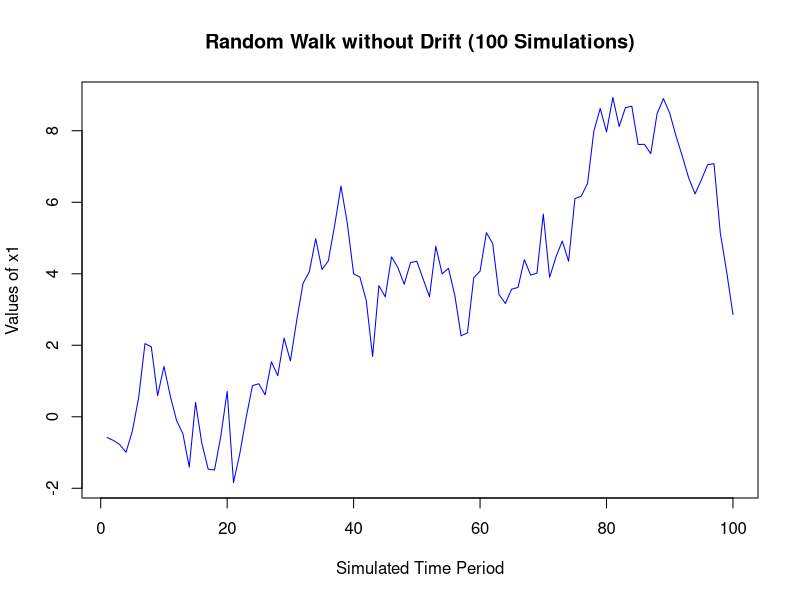
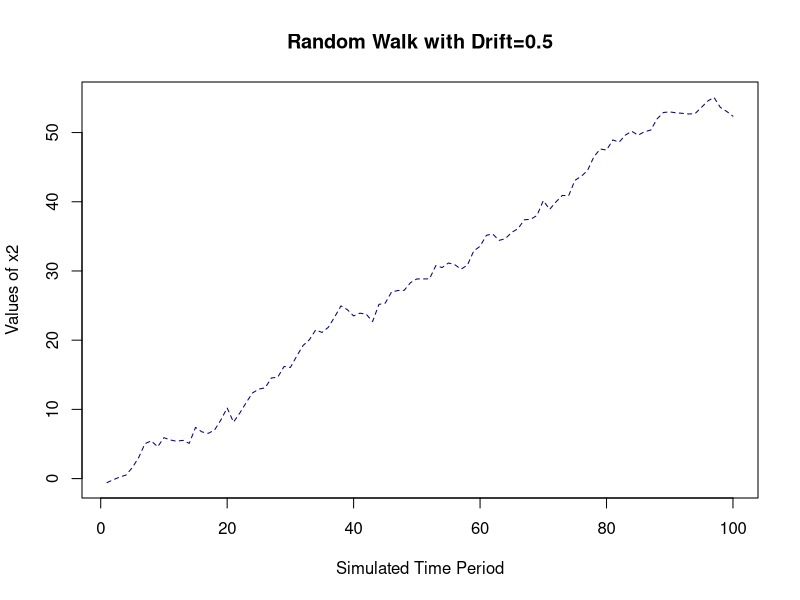
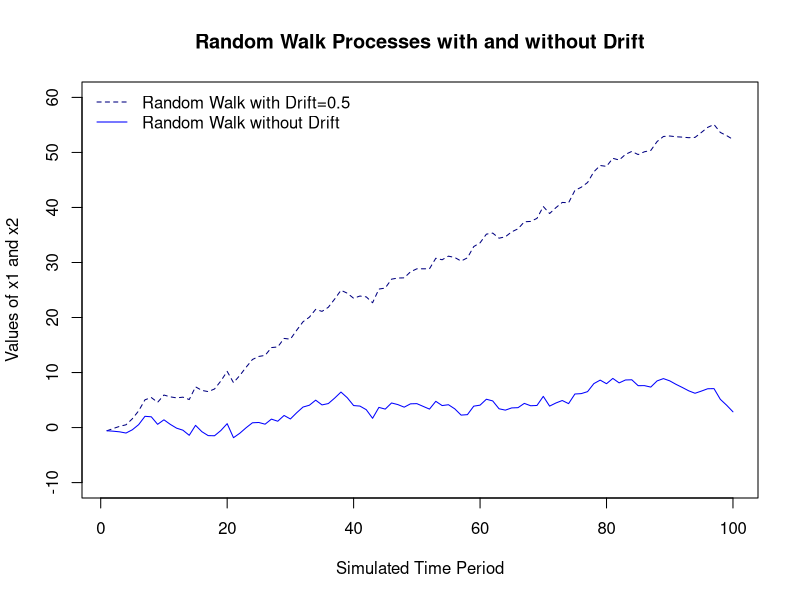

These figures' R source, in order: (Note: this script raises an error after producing the figures.)
#####################################################################
# Directory         : C:/Users/K/z_Teach/MIDS_AdvStat/pgms
# Program Name      : tsa5.R
# Original Developer: Jeffrey Yau
# Last Updated by   : Jeffrey Yau
# Last Updated      : 5/5/2015
# -------------------------------------------------------------------
# Main Topics Covered:
#
# 1. Random walks
# 2. ARIMA models in-depth Discussion
#    a. Simulation of a series of ARIMA model (manually)
#    b. Examine the empirical patterns of these models
#    c. Examine the ACF and PACF of AR-generated realizations
#    d. Model estimation
#    e. Model diagnostics using estimated residuals 
#    f. Forecasting
#    g. Forecast Evaluation
#####################################################################

#####################################################################
# Setup

# Set working directory
setwd("C:/Users/K/z_Teach/MIDS_AdvStat/pgms")
getwd()

# Set Numeric Value Display
# See reference from https://stat.ethz.ch/R-manual/R-devel/library/base/html/options.html
options(digits=2) # Set the printed number of digits to 2. Note: It is a suggestion only. Default is 7. 
#options("scipen" = 10)

# Set memory limit
memory.limit(50000000)

# Remove all the existing variables in the working directory
rm(list=ls())
ls()

# Type "Ctrl+L" to clear the console 

################################################################
# Load Libraries

require(forecast)

################################################################

################################################################
# Recap:
# Remember that classical regression is insufficient for
# explaining all of the interesting dynamics of a time
# series, meaning that there could be additional 
# structure of the data that is not captured.
#
# Introducing correlation through lagged linear relations with
# a series' past values and white noises leads to the ARMA models
# introduced in the last 2 lectures, starting with AR and MA models
# separately. Recall that to achieve the principle of parsimony, 
# however, a lower order ARMA model is better than AR and MA models.
# 
# It is important to keep in mind that for practical purposes,
# this class of models applies only to stationary processes, leading
# to the class of Autoregressive Integrated Moving Average (ARIMA)
# models, popularized by Box and Jenkins (1970). This class of 
# models, when combining with techniques to account for trends 
# and cyclicality, can accomodate a wide range of non-stationary
# time series. In fact, we will discuss how to use the Box-Jenkins
# approachto build ARIMA models.
#
# We will continue to use the arima() function to model 
# ARIMA models, including those with seasonal components
# (i.e. Seasonal ARIMA models)
# 
# Remember that non-stationarity often comes in several forms:
# trend, seasonality, and time-varying variance. ARIMA models
# can be used to "account for" trend and seasonality. However,
# it still assumes a constant (unconditional and conditional) variance.
# To model conditional heteroskedasticity, we will use the 
# Generalized Autoregressive Conditional Heteroskedasticity (GARCH)
# models, which we will study in the next lecture.
################################################################


################################################################
## ARIMA Models: Quantitative Analysis

# ---------------
#  1. Simulation
# ---------------
set.seed(898) # Set the simulation to use the same random number sequence
# for all of the simluation to ensure that difference
# in results is not due to difference in the random
# number sequences generated

# To simulate an ARMA model, we will use the function arima.sim
#
# arima.sim(model, n, rand.gen = rnorm, innov = rand.gen(n, ...),
#          n.start = NA, start.innov = rand.gen(n.start, ...),
#          ...)

# For our purpose, we will specify 
#    (1) the length of the simulated series (n) 
#    (2) the orders of autoregressive and moving average parameters (model)
#
# In simulation, it is very important to keep in mind
# the distribution from which the random numbers are drawn. ALWAYS CHECK
# WHAT THE DEFAULT OPTION PROVIDES, AND DO NOT ALWAYS
# JUST ACCEPT THE DEFAULT OPTION AVAILABLE. The default random
# number generator in the arima.sim() function draws from a normal(0,1)
# distribution. Because ARMA models use indepedent Gaussian white noise,
# we will use the default random number generation option. We will
# also need to specify 

# Remember that when using arima.sim(), the underlying ARIMA model
# be modeled uses the arima() function. The default option for an ARMA model
# (i.e. arima(p,d=0,q)), assumes the series is demeaned
# (i.e. include.mean is true). So, the formula applies to x-m rather than x.
#
# For ARIMA models (i.e. arima(p,d<>0,q)), the differenced series follows a
# zero-mean ARMA model.

##################################################################
# Simulation of Random Walk

# Random Walk without Drift
set.seed(898)
x1 <- w <- rnorm(100)
for (i in 2:100) x1[i] <- x1[i-1] + w[i]
  str(x1)
  str(w)
  head(cbind(x1,w),20)
  summary(x1)
plot.ts(x1, main="Random Walk without Drift (100 Simulations)", 
        col="blue", xlab="Simulated Time Period",
        ylab="Values of x1")

# Random Walk with Drift
x2 <- w
  head(cbind(x2,w),20)
drift <- 0.5
for (i in 2:100) x2[i] <- drift + x2[i-1] + w[i]
  head(cbind(x2,w), 20)
  summary(x2)
plot.ts(x2, main="Random Walk with Drift=0.5",
        col="navy", lty=2, 
        xlab="Simulated Time Period",
        ylab="Values of x2")


# Overlaid one graph on the other
plot.ts(x2, main="Random Walk Processes with and without Drift",
        col="navy", lty=2, ylim=c(-10,60),
        xlab="Simulated Time Period",
        ylab="Values of x1 and x2")
lines(x1, col="blue")
leg.txt <- c("Random Walk with Drift=0.5", "Random Walk without Drift")
legend("topleft", legend=leg.txt, lty=c(2,1), col=c("navy","blue"),
       bty='n', cex=1)


##################################################################
# Part 2: ARIMA models
# ----------------------------------------------------------------

rm(list=ls())
ls()

# (example from the book, pp. 131):
set.seed(898)
x1 <- w <- rnorm(100)
for (i in 3:100) x1[i] <- 0.5*x1[i-1] + x1[i-1] - 0.5*x1[i-2] + w[i] + 0.3*w[i-1]

  str(x1)
  summary(x1)
  length(x1)

png("C:/Users/K/z_Teach/MIDS_AdvStat/notes/sim_series1.jpg", width=400, height=350)
par(mfrow=c(3,2))
  plot.ts(x1); title("Fig 1: Simulated Series")
  plot.ts(diff(x1)); title("Fig 2: First Difference of the Simulated Series")
  acf(x1, main=""); title("Fig 3: ACF of the Simulated Series")
  acf(diff(x1), main=""); title("Fig 4: ACF of the Differenced Simulated Series")
  pacf(x1, main=""); title("Fig 5: PACF of the Simulated Series")
  pacf(diff(x1), main=""); title("Fig 6: PACF of the Differenced Simulated Series")
dev.off()

# Estimation: Estimate the simulated series
    fit1 <- arima(x1, order=c(1,1,1)) #ARIMA(p=1, d=1, q=1)
    summary(fit1)

    #fit1b <- arima(diff(x1), order=c(1,0,1))
    #summary(fit1b)
    #
    #x1c <- x1
    #for (i in 3:1000) x1c[i] <- 0.5*x1c[i-1] + w[i] + 0.3*w[i-1]
    #fit1c <- arima(x1c, order=c(1,1,1))
    #summary(fit1c)

# Model Diagnostics: Residuals
  summary(fit1$resid)
  Box.test(fit1$resid, type="Ljung-Box")

  par(mfrow=c(2,2))
  plot(fit1$resid, col="blue", main="Residual Series")
  hist(fit1$resid, col="gray", main="Residuals")
  acf(fit1$resid , ylim=c(-0.4,1), main="ACF: Residual Series")
  pacf(fit1$resid, ylim=c(-0.4,1), main="PACF: Residual Series")

# Model Performance Evaluation: In-Sample Fit

  df <- data.frame(cbind(x1,fitted(fit1),fit1$resid ))
  class(df)  
  stargazer(df, type="text", title="Descriptive Stat", digits=1)

  summary(x1)
  summary(fit1$resid)
  par(mfrow=c(1,1))
  plot.ts(x1, col="navy", 
        main="ARMA Simulated vs a ARIMA Estimated Series with Resdiauls",
        ylab="Original and Estimated Values",
        ylim=c(-5,30), pch=1, lty=2)
  par(new=T)
  plot.ts(fitted(fit1),col="blue",axes=T,xlab="",ylab="",
          ylim=c(-5,30), lty=1) 
  leg.txt <- c("Original Series", "Estimated Series", "Residuals")
  legend("topleft", legend=leg.txt, lty=c(1,1,2), 
         col=c("navy","blue","green"), bty='n', cex=1)
  par(new=T)
  plot.ts(fit1$resid,axes=F,xlab="",ylab="",col="green",
          ylim=c(-5,30), lty=2, pch=1, col.axis="green")
  axis(side=4, col="green")
  mtext("Residuals", side=4, line=2,col="green")

# Forecasting

fit1.fcast <- forecast.Arima(fit1, h=12)

  str(fit1.fcast)
  length(fit1.fcast$mean)

  ts(rbind(melt(x1),melt(fit1.fcast$mean)))
  fit1.fcast

summary(fit1.fcast$mean)

#----------------------------------------------------------------
jpeg("C:/Users/K/z_Teach/MIDS_AdvStat/_Lec11_TSA5/images/sim_ARIMA_fcst.jpg")
plot(fit1.fcast,
     main="12-Step Ahead Forecast and Original & Estimated Series",
     xlab="Simulated Time Period", 
     ylab="Original, Estimated, and Forecasted Values",
     xlim=c(0,112),ylim=c(0,25.0), lty=2,lwd=1.5)
par(new=T)
plot.ts(fitted(fit1),col="blue", 
        lty=2, lwd=2, xlab="",ylab="",xlim=c(0,112),ylim=c(0,25.0))
leg.txt <- c("Original Series", "Estimated Series", "Forecast")
legend("topleft", legend=leg.txt, lty=c(2,2,1), lwd=c(1,2,2),
       col=c("black","blue","blue"), bty='n', cex=1)
dev.off()
#----------------------------------------------------------------

# 7. Backtesting and Out-of-Sample Forecasting

# Re-estimate the model holding out 10 observations
# Based on teh ACF and PACF, we will use an ARIMA(1,1,0) model instead
  str(x1)
  fit <- Arima(x1[1:(length(x1)-10)], order=c(1,1,0))
  summary(fit)

  #--------------------------------------
  # Plot the original and estimate series 
  jpeg("C:/Users/K/z_Teach/MIDS_AdvStat/_Lec11_TSA5/images/sim_ARIMA_bktst_fit.jpg")
  par(mfrow=c(1,1))
  plot.ts(x1[1:(length(x1)-10)], col="navy", 
          main="Original vs an ARIMA(1,1,0) Estimated Series with Resdiauls",
          ylab="Original and Estimated Values",
          ylim=c(-3,25), pch=1)
  par(new=T)
  plot.ts(fitted(fit),col="blue",axes=T,xlab="",ylab="",
          ylim=c(-3,25))

  leg.txt <- c("Original Series", "Estimated Series", "Residuals")
  legend("topleft", legend=leg.txt, lty=1, col=c("navy","blue","green"),
         bty='n', cex=1)

  par(new=T)
  plot.ts(fit$resid,axes=F,xlab="",ylab="",col="green",
          ylim=c(-3,25), pch=1)
          axis(side=4, col="green")
  mtext("Residuals", side=4, line=2,col="green")
  dev.off()
  #--------------------------------------

  fit.fcast <- forecast.Arima(fit, h=20)
  str(fit.fcast)
  length(fit.fcast$mean)
  fit.fcast

  par(mfrow=c(1,1))
  jpeg("C:/Users/K/z_Teach/MIDS_AdvStat/_Lec11_TSA5/images/sim_ARIMA110_bktst_fit2.jpg")
  plot(fit.fcast,lty=2,
       main="Out-of-Sample Forecast",
       xlim=c(0,110), ylim=c(0,40),
       ylab="Original, Estimated, and Forecast Values")
  par(new=T)
  plot.ts(fitted(fit), col="blue",axes=F,xlim=c(0,110),ylim=c(0,40),
          ylab="", lty=1)
  par(new=T)
  plot.ts(x1, col="navy",axes=F,xlim=c(0,110),ylim=c(0,40),
          ylab="", lty=2)
  leg.txt <- c("Original Series", "Fitted series", "Forecast")
  legend("topleft", legend=leg.txt, lty=c(2,1,1),
         col=c("navy","blue","blue"), lwd=c(1,1,2),
         bty='n', cex=1)
  dev.off()


#----------------------------------------------------------------
#----------------------------------------------------------------
# Exercise: Build an ARIMA Model
#
# 1. Load the data call ex5.csv

# 2. Examine the basic structure of the data
#    How many observations are included in the dataset?
#    How many variables?
#    Are there any missing values?
#    What are the descriptive statistics associated with each
#    of the variables? Do they look "reasonable"?

# 3. Covert the electricity series (cbe$elec) into a time series
#    object using the ts() function
#    Examine the details of this series using the following functions
#    str(), summary(), quantile()

# 4. Plot the series
#    time-series plot, histogram, ACF, and PACF

# 5. List the first 10 observations of the original series,
#    first difference of the original series (using the diff() 
#    function), and the difference of the log of the original
#    series using the diff(log()) functions
#    Use summary to examine the descriptive statistics 
#    of the the differenced series and the differenced-log series

# 6. Plot the time-series plots of the original series,
#    the differenced series and the differenced-log series

# 7. Plot the ACF and PACF of the differenced series 
#    and the differenced-log series

# 8. Estimate the model using the Arima() function

# 9. Conduct model diagnostics using the estimate residuals
#    Plot the time-series graph, histogram, ACF, and PACF of the
#    residauls. Comment on the graphs
# Using Box.test to test the null hypothesis that the residual
# series is independence
# Try different lag values. Describe your observations

# 10. Conduct model performance evaluation by evaluating 
#     the in-sample fit of the model

# 11. Conduct a 12-step ahead out-of-sample forecast

# 12. Conduct back-testing by leaving out the last 12-observations of
#     the series and a 24-step ahead Out-of-Sample forecasting



z <- arima.sim(n = 250, list(order = c(3,1,2),
                             ar = c(0.5, 0.3, 0.1), 
                             ma = c(0.5,0.1)))
str(z)
summary(z)
plot.ts(z)
hist(z)
acf(z)
pacf(z)


